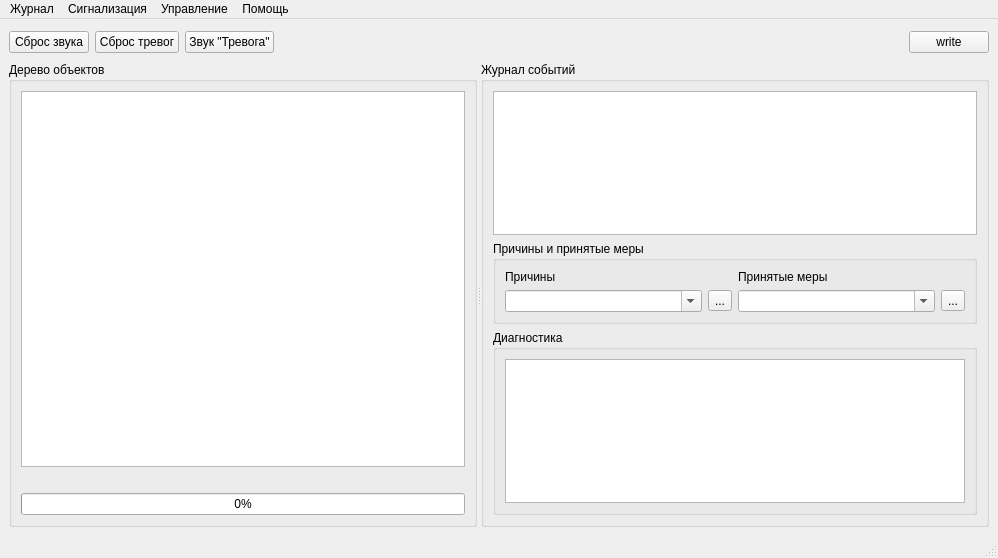
<?xml version="1.0" encoding="UTF-8"?>
<ui version="4.0">
 <class>MainWindow</class>
 <widget class="QMainWindow" name="MainWindow">
  <property name="geometry">
   <rect>
    <x>0</x>
    <y>0</y>
    <width>998</width>
    <height>558</height>
   </rect>
  </property>
  <property name="windowTitle">
   <string>MainWindow</string>
  </property>
  <widget class="QWidget" name="centralwidget">
   <layout class="QVBoxLayout" name="verticalLayout_3">
    <item>
     <layout class="QHBoxLayout" name="horizontalLayout">
      <item>
       <widget class="QPushButton" name="pushButtonSoundReset">
        <property name="acceptDrops">
         <bool>false</bool>
        </property>
        <property name="text">
         <string>Сброс звука</string>
        </property>
        <property name="flat">
         <bool>false</bool>
        </property>
       </widget>
      </item>
      <item>
       <widget class="QPushButton" name="pushButtonAlarmReset">
        <property name="text">
         <string>Сброс тревог</string>
        </property>
       </widget>
      </item>
      <item>
       <widget class="QPushButton" name="pushButtonSoundAlarm">
        <property name="text">
         <string>Звук &quot;Тревога&quot;</string>
        </property>
       </widget>
      </item>
      <item>
       <spacer name="horizontalSpacer">
        <property name="orientation">
         <enum>Qt::Horizontal</enum>
        </property>
        <property name="sizeHint" stdset="0">
         <size>
          <width>38</width>
          <height>28</height>
         </size>
        </property>
       </spacer>
      </item>
      <item>
       <widget class="QPushButton" name="pushButton">
        <property name="text">
         <string>write</string>
        </property>
       </widget>
      </item>
     </layout>
    </item>
    <item>
     <widget class="QSplitter" name="splitter">
      <property name="orientation">
       <enum>Qt::Horizontal</enum>
      </property>
      <widget class="QGroupBox" name="groupBox">
       <property name="title">
        <string>Дерево объектов</string>
       </property>
       <layout class="QVBoxLayout" name="verticalLayout">
        <item>
         <widget class="QTreeView" name="treeView">
          <property name="contextMenuPolicy">
           <enum>Qt::CustomContextMenu</enum>
          </property>
         </widget>
        </item>
        <item>
         <widget class="QLabel" name="labelSelectedUN">
          <property name="text">
           <string/>
          </property>
         </widget>
        </item>
        <item>
         <widget class="QProgressBar" name="progressBarDKWait">
          <property name="value">
           <number>0</number>
          </property>
         </widget>
        </item>
       </layout>
      </widget>
      <widget class="QGroupBox" name="groupBox_2">
       <property name="title">
        <string>Журнал событий</string>
       </property>
       <layout class="QVBoxLayout" name="verticalLayout_2">
        <item>
         <widget class="QTableView" name="tableView">
          <property name="font">
           <font>
            <pointsize>8</pointsize>
           </font>
          </property>
          <property name="selectionMode">
           <enum>QAbstractItemView::SingleSelection</enum>
          </property>
          <property name="selectionBehavior">
           <enum>QAbstractItemView::SelectRows</enum>
          </property>
          <attribute name="verticalHeaderMinimumSectionSize">
           <number>18</number>
          </attribute>
          <attribute name="verticalHeaderDefaultSectionSize">
           <number>18</number>
          </attribute>
         </widget>
        </item>
        <item>
         <widget class="QGroupBox" name="groupBox_3">
          <property name="title">
           <string>Причины и принятые меры</string>
          </property>
          <layout class="QGridLayout" name="gridLayout">
           <item row="0" column="0">
            <widget class="QLabel" name="labelReason">
             <property name="text">
              <string>Причины</string>
             </property>
            </widget>
           </item>
           <item row="0" column="2">
            <widget class="QLabel" name="labelTakenMeasures">
             <property name="text">
              <string>Принятые меры</string>
             </property>
            </widget>
           </item>
           <item row="1" column="0">
            <widget class="QComboBox" name="comboBoxReason">
             <property name="editable">
              <bool>true</bool>
             </property>
             <property name="insertPolicy">
              <enum>QComboBox::NoInsert</enum>
             </property>
            </widget>
           </item>
           <item row="1" column="1">
            <widget class="QToolButton" name="toolButtonReason">
             <property name="text">
              <string>...</string>
             </property>
            </widget>
           </item>
           <item row="1" column="2">
            <widget class="QComboBox" name="comboBoxTakenMeasures">
             <property name="editable">
              <bool>true</bool>
             </property>
             <property name="insertPolicy">
              <enum>QComboBox::NoInsert</enum>
             </property>
            </widget>
           </item>
           <item row="1" column="3">
            <widget class="QToolButton" name="toolButtonTakenMeasures">
             <property name="text">
              <string>...</string>
             </property>
            </widget>
           </item>
          </layout>
         </widget>
        </item>
        <item>
         <widget class="QGroupBox" name="groupBox_4">
          <property name="baseSize">
           <size>
            <width>0</width>
            <height>100</height>
           </size>
          </property>
          <property name="title">
           <string>Диагностика</string>
          </property>
          <layout class="QGridLayout" name="gridLayout_2">
           <item row="0" column="0">
            <widget class="QTableWidget" name="tableWidget">
             <property name="minimumSize">
              <size>
               <width>0</width>
               <height>0</height>
              </size>
             </property>
            </widget>
           </item>
          </layout>
         </widget>
        </item>
       </layout>
      </widget>
     </widget>
    </item>
   </layout>
  </widget>
  <widget class="QMenuBar" name="menubar">
   <property name="geometry">
    <rect>
     <x>0</x>
     <y>0</y>
     <width>998</width>
     <height>18</height>
    </rect>
   </property>
   <property name="defaultUp">
    <bool>false</bool>
   </property>
   <widget class="QMenu" name="menuJournal">
    <property name="tearOffEnabled">
     <bool>false</bool>
    </property>
    <property name="title">
     <string>Журнал</string>
    </property>
    <widget class="QMenu" name="menuFontSize">
     <property name="title">
      <string>Размер шрифта в журнале</string>
     </property>
     <addaction name="actionIncrease"/>
     <addaction name="actionReduce"/>
    </widget>
    <addaction name="actionNewScheme"/>
    <addaction name="separator"/>
    <addaction name="actionDataBase"/>
    <addaction name="separator"/>
    <addaction name="menuFontSize"/>
    <addaction name="separator"/>
    <addaction name="actionExit"/>
   </widget>
   <widget class="QMenu" name="menuSignaling">
    <property name="title">
     <string>Сигнализация</string>
    </property>
    <addaction name="actionSoundReset"/>
    <addaction name="separator"/>
    <addaction name="actionAlarmReset"/>
    <addaction name="separator"/>
    <addaction name="actionSoundAlarm"/>
   </widget>
   <widget class="QMenu" name="menuManagement">
    <property name="title">
     <string>Управление</string>
    </property>
    <widget class="QMenu" name="menuDK">
     <property name="title">
      <string>ДК</string>
     </property>
     <widget class="QMenu" name="menuRifDK">
      <property name="title">
       <string>РИФ</string>
      </property>
      <addaction name="actionRifDKOverall"/>
     </widget>
     <widget class="QMenu" name="menuSsoiDK">
      <property name="title">
       <string>ССОИ</string>
      </property>
      <addaction name="actionSsoiDKOverall"/>
      <addaction name="actionSsoiDKCh1"/>
      <addaction name="actionSsoiDKCh2"/>
      <addaction name="actionSsoiDKCh3"/>
      <addaction name="actionSsoiDKCh4"/>
     </widget>
     <addaction name="menuRifDK"/>
     <addaction name="menuSsoiDK"/>
    </widget>
    <addaction name="actionControl"/>
    <addaction name="separator"/>
    <addaction name="menuDK"/>
    <addaction name="separator"/>
    <addaction name="actionDiagnostics"/>
    <addaction name="separator"/>
    <addaction name="actionCustomization"/>
   </widget>
   <widget class="QMenu" name="menuHelp">
    <property name="title">
     <string>Помощь</string>
    </property>
    <addaction name="actionAbout"/>
   </widget>
   <addaction name="menuJournal"/>
   <addaction name="menuSignaling"/>
   <addaction name="menuManagement"/>
   <addaction name="menuHelp"/>
  </widget>
  <widget class="QStatusBar" name="statusbar"/>
  <action name="actionNewScheme">
   <property name="text">
    <string>Новая схема</string>
   </property>
  </action>
  <action name="actionDataBase">
   <property name="text">
    <string>База данных</string>
   </property>
   <property name="iconText">
    <string>База данных</string>
   </property>
   <property name="toolTip">
    <string>База данных</string>
   </property>
  </action>
  <action name="actionExit">
   <property name="text">
    <string>Выход</string>
   </property>
  </action>
  <action name="actionSoundReset">
   <property name="text">
    <string>Сброс звука</string>
   </property>
  </action>
  <action name="actionAlarmReset">
   <property name="text">
    <string>Сброс тревог</string>
   </property>
  </action>
  <action name="actionSoundAlarm">
   <property name="text">
    <string>Звук &quot;Тревога&quot;</string>
   </property>
  </action>
  <action name="actionControl">
   <property name="text">
    <string>Контроль</string>
   </property>
  </action>
  <action name="actionDiagnostics">
   <property name="checkable">
    <bool>true</bool>
   </property>
   <property name="text">
    <string>Диагностика</string>
   </property>
  </action>
  <action name="actionCustomization">
   <property name="text">
    <string>Настройка</string>
   </property>
  </action>
  <action name="actionAbout">
   <property name="text">
    <string>О программе ...</string>
   </property>
  </action>
  <action name="actionIncrease">
   <property name="text">
    <string>Увеличить</string>
   </property>
  </action>
  <action name="actionReduce">
   <property name="text">
    <string>Уменьшить</string>
   </property>
  </action>
  <action name="actionRifDKOverall">
   <property name="text">
    <string>Общий</string>
   </property>
  </action>
  <action name="actionSsoiDKOverall">
   <property name="text">
    <string>Все каналы</string>
   </property>
  </action>
  <action name="actionSsoiDKCh1">
   <property name="text">
    <string>Канал 1</string>
   </property>
  </action>
  <action name="actionSsoiDKCh2">
   <property name="text">
    <string>Канал 2</string>
   </property>
  </action>
  <action name="actionSsoiDKCh3">
   <property name="text">
    <string>Канал 3</string>
   </property>
  </action>
  <action name="actionSsoiDKCh4">
   <property name="text">
    <string>Канал 4</string>
   </property>
  </action>
  <action name="actionExpandUNTree">
   <property name="text">
    <string>Развернуть дерево объектов</string>
   </property>
   <property name="toolTip">
    <string>Развернуть дерево объектов</string>
   </property>
  </action>
  <action name="actionCollapseUNTree">
   <property name="text">
    <string>Свернуть дерево объектов</string>
   </property>
   <property name="toolTip">
    <string>Свернуть дерево объектов</string>
   </property>
  </action>
  <action name="actionOnOff">
   <property name="text">
    <string>Включить/Выключить</string>
   </property>
   <property name="toolTip">
    <string>Включить/Выключить</string>
   </property>
  </action>
  <action name="actionClose">
   <property name="text">
    <string>Закрыть</string>
   </property>
   <property name="toolTip">
    <string>Закрыть</string>
   </property>
  </action>
  <action name="actionDK">
   <property name="text">
    <string>ДК</string>
   </property>
   <property name="toolTip">
    <string>ДК</string>
   </property>
  </action>
  <action name="actionRemoteControlOn">
   <property name="text">
    <string>Работа с пультом</string>
   </property>
   <property name="toolTip">
    <string>Работа с пультом</string>
   </property>
  </action>
  <action name="actionAllOff">
   <property name="text">
    <string>Выключить все</string>
   </property>
   <property name="toolTip">
    <string>Выключить все</string>
   </property>
  </action>
  <action name="actionRemoteControlOff">
   <property name="text">
    <string>Завершение работы с пультом</string>
   </property>
  </action>
  <action name="actionGuardStamp">
   <property name="text">
    <string>Отметка часового</string>
   </property>
  </action>
  <action name="actionConnectBlock_pdi">
   <property name="text">
    <string>ConnectBlock_pdi</string>
   </property>
  </action>
  <action name="actionNormUN">
   <property name="text">
    <string>Норма</string>
   </property>
  </action>
  <action name="actionAlarmUN">
   <property name="text">
    <string>Тревога (сработка)</string>
   </property>
  </action>
  <action name="actionNoConnectUN">
   <property name="text">
    <string>Нет связи</string>
   </property>
  </action>
  <action name="actionUNOn">
   <property name="text">
    <string>Включить</string>
   </property>
  </action>
  <action name="actionUNOff">
   <property name="text">
    <string>Выключить</string>
   </property>
  </action>
  <action name="actionTest">
   <property name="text">
    <string>Test</string>
   </property>
  </action>
 </widget>
 <resources/>
 <connections/>
</ui>
